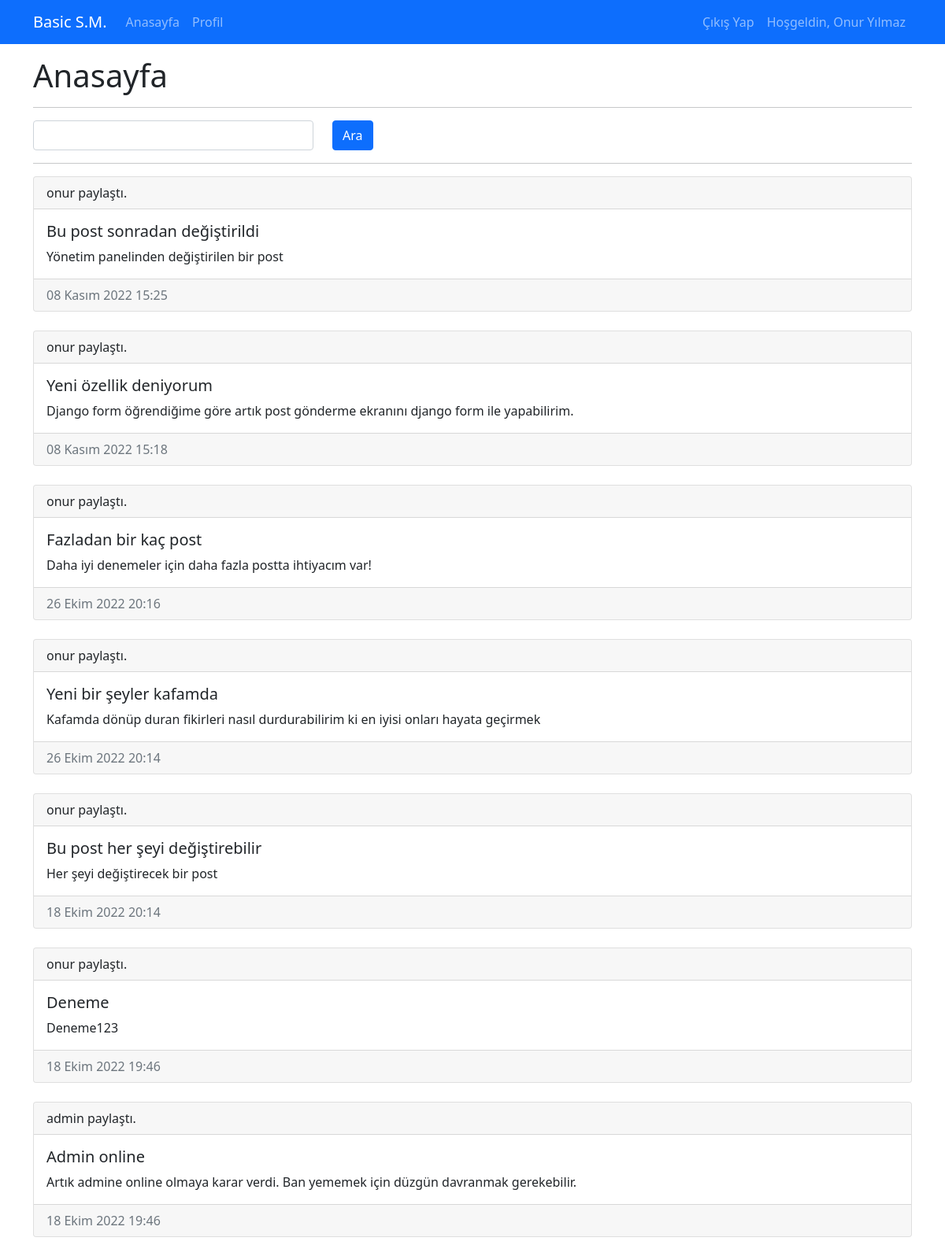
Screenshot of / (signed in) with the database file from the repository.
### feed/models.py (models this page shows, shortened)
class UserPost(models.Model):
    title = models.CharField(max_length=150)
    post_text = models.TextField()
    post_date = models.DateTimeField(default=timezone.now)
    owner = models.ForeignKey(User, on_delete=models.CASCADE)

### core/views.py (the view)
# urls.py: path("", views.index, name="home"),
def index(request):
    template = "core/index.html"
    if 'q' in request.GET and request.GET.get('q'):
        q = request.GET['q']
        all_post = UserPost.objects.filter(Q(title__contains=q) | Q(post_text__contains=q)).order_by('-post_date')
    else:
        all_post = UserPost.objects.all().order_by('-post_date')
    context = {
        "all_post" : all_post
    }
    return render(request, template, context)

### core/templates/core/index.html (shortened to what this page needs)
{% extends 'base.html' %}
{% load static %}
{% block css_files %}
    <link rel="stylesheet" href="{% static 'core/css/style.css' %}">
{% endblock %}
{% block content %}
    <div class="container mt-3">
        <div class="row">
            <div class="col-12">
                <h1>Anasayfa</h1>
                <hr>
                <form action="" method="GET">
                    <div class="row">
                        <div class="col-4">
                            <input type="text" class="form-control" name="q">
                        </div>
                        <div class="col">
                            <button type="submit" class="btn btn-primary">Ara</button>
                        </div>
                    </div>
                </form>
                <hr>
                {% include 'feed/partials/_get_post.html' %}
            </div>
        </div>
    </div>
{% endblock %}

### templates/partials/_navbar.html (shortened to what this page needs)
<nav class="navbar navbar-dark bg-primary navbar-expand-lg">
    <div class="container">
        <a class="navbar-brand" href="{% url 'home' %}">Basic S.M.</a>
        <ul class="navbar-nav me-auto">
            <li class="nav-item">
                <a class="nav-link" href="{% url 'home' %}">Anasayfa</a>
            </li>
            <li class="nav-item">
                <a class="nav-link" href="{% url 'profile' %}">Profil</a>
            </li>
        </ul>
        <ul class="navbar-nav ms-auto">
            {% if user.is_authenticated %}
                <li class="nav-item">
                    <a class="nav-link" href="{% url 'logout' %}">Çıkış Yap</a>
                </li>
                <li class="nav-item">
                    <a class="nav-link" href="">Hoşgeldin, {{ user.get_full_name|title }} </a>
                </li>
            {% endif %}
        </ul>
    </div>
</nav>

### feed/templates/feed/partials/_get_post.html
{% if all_post|length > 0 %}
    {% for post in all_post%}
    <div class="card">
        <div class="card-header">
            {{post.owner.username}} paylaştı.
        </div>
        <div class="card-body">
            <h5 class="card-title">{{post.title}}</h5>
            <p class="card-text">{{post.post_text}}</p>
        </div>
        <div class="card-footer text-muted">
            {{post.post_date}}
        </div>
    </div>
    <br>
    {% endfor %}
{% endif %}

### rows the page displays
UserPost: owner.username "onur", title "Bu post sonradan değiştirildi", post_text "Yönetim panelinden değiştirilen bir post", post_date "08 Kasım 2022 15:25"
UserPost: owner.username "onur", title "Yeni özellik deniyorum", post_text "Django form öğrendiğime göre artık post gönderme ekranını django form ile yapabilirim.", post_date "08 Kasım 2022 15:18"
UserPost: owner.username "onur", title "Fazladan bir kaç post", post_text "Daha iyi denemeler için daha fazla postta ihtiyacım var!", post_date "26 Ekim 2022 20:16"
UserPost: owner.username "onur", title "Yeni bir şeyler kafamda", post_text "Kafamda dönüp duran fikirleri nasıl durdurabilirim ki en iyisi onları hayata geçirmek", post_date "26 Ekim 2022 20:14"
UserPost: owner.username "onur", title "Bu post her şeyi değiştirebilir", post_text "Her şeyi değiştirecek bir post", post_date "18 Ekim 2022 20:14"
UserPost: owner.username "onur", title "Deneme", post_text "Deneme123", post_date "18 Ekim 2022 19:46"
UserPost: owner.username "admin", title "Admin online", post_text "Artık admine online olmaya karar verdi. Ban yememek için düzgün davranmak gerekebilir.", post_date "18 Ekim 2022 19:46"

### other values shown
{{ user.get_full_name|title }} "Onur Yılmaz"
